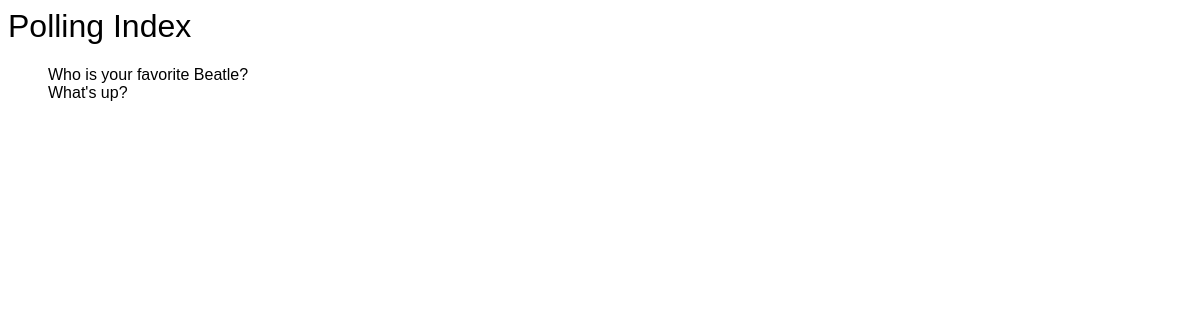
/polls/, run on an earlier commit of the app's database.
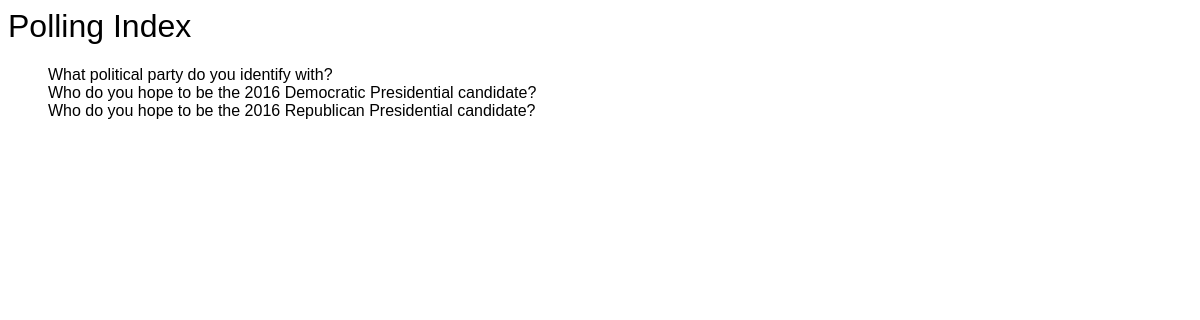
And on a later commit of the database.
### polls/models.py (models this page shows, shortened)
class Question(models.Model):
  question_text = models.CharField(max_length=200)
  pub_date = models.DateTimeField('date published')
  def was_published_recently(self):
    now = timezone.now()
    return now - datetime.timedelta(days=1) <= self.pub_date <= now
  was_published_recently.admin_order_field = 'pub_date'
  was_published_recently.boolean = True
  was_published_recently.short_description = 'Published recently?'

### polls/views.py (the view)
class IndexView(generic.ListView):
  template_name = 'polls/index.html'
  context_object_name = 'latest_question_list'
  def get_queryset(self):
    return Question.objects.filter(
      pub_date__lte = timezone.now()).order_by('-pub_date')[:5]

### polls/templates/polls/index.html
{% load staticfiles %}
<link rel="stylesheet" type="text/css" href="{% static 'polls/styles.css' %}" />
<h1>Polling Index</h1>
{% if latest_question_list %}
  <ul>
  {% for question in latest_question_list %}
    <li><a href="{% url 'polls:detail' question.id %}">{{ question.question_text}} </a></li>
  {% endfor %}
  </ul>
{% else %}
  <p>No polls are available.</p>
{% endif %}

### polls/static/polls/styles.css (style rules this page uses)
* { font-family: Helvetica; font-weight: lighter; }
li { list-style-type: none; }
li a { color: black; text-decoration: none; }

What changed in the data, as far as the page shows it:
removed Question: question_text "Who is your favorite Beatle?"
removed Question: question_text "What's up?"
added Question: question_text "What political party do you identify with?"
added Question: question_text "Who do you hope to be the 2016 Democratic Presidential candidate?"
added Question: question_text "Who do you hope to be the 2016 Republican Presidential candidate?"
